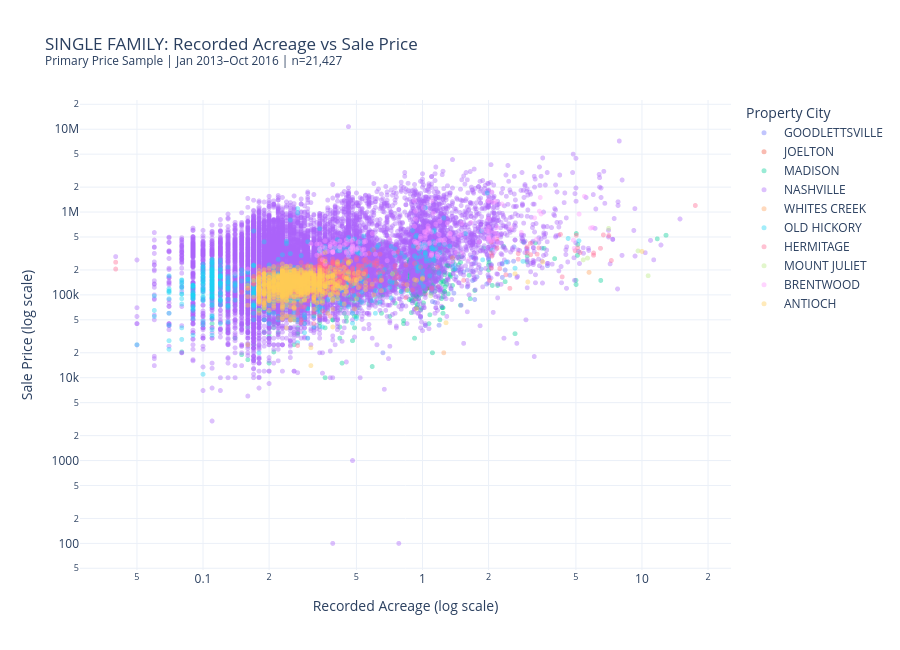

This figure's notebook cell:
### Code cell
import plotly.express as px

sf_acreage = sf_properties.loc[
    sf_properties["Acreage"].gt(0)
    & sf_properties["SalePrice"].gt(0)
].copy()

sf_acreage["City_Display"] = (
    sf_acreage["PropertyCity"].fillna("Unknown").astype(str)
)

sf_acreage["SaleDate_Display"] = (
    sf_acreage["SaleDate"].dt.strftime("%Y-%m-%d")
)

fig = px.scatter(
    sf_acreage,
    x="Acreage",
    y="SalePrice",
    color="City_Display",
    log_x=True,
    log_y=True,
    opacity=0.4,
    render_mode="webgl",
    hover_data={
        "UniqueID": True,
        "SaleDate_Display": True,
        "Acreage": ":.2f",
        "SalePrice": ":,.0f",
        "City_Display": False
    },
    labels={
        "Acreage": "Recorded Acreage (log scale)",
        "SalePrice": "Sale Price (log scale)",
        "City_Display": "Property City",
        "SaleDate_Display": "Sale Date"
    },
    title=(
        "SINGLE FAMILY: Recorded Acreage vs Sale Price"
        "<br><sup>Primary Price Sample | Jan 2013–Oct 2016"
        f" | n={len(sf_acreage):,}</sup>"
    ),
    template="plotly_white",
    height=650
)

fig.update_traces(marker_size=5)
fig.update_layout(legend_title_text="Property City")
fig.show()

print(f"Records plotted: {len(sf_acreage):,}")

### Figure 1 — Plotly figure (JSON) as saved in the notebook; plotly's stock layout.template omitted (floating-point values rounded to 4 significant figures; data arrays with more than 128 entries replaced by an {"elided": "..."} marker saying what was removed)
{"data": [{"customdata": {"elided": "421x3 mixed values"}, "hovertemplate": "Recorded Acreage (log scale)=%{x:.2f}<br>Sale Price (log scale)=%{y:,.0f}<br>UniqueID=%{customdata[0]}<br>Sale Date=%{customdata[1]}<extra></extra>", "legendgroup": "GOODLETTSVILLE", "marker": {"color": "#636efa", "opacity": 0.4, "size": 5, "symbol": "circle"}, "mode": "markers", "name": "GOODLETTSVILLE", "showlegend": true, "type": "scattergl", "x": {"elided": "421 float values"}, "xaxis": "x", "y": {"elided": "421 int values"}, "yaxis": "y"}, {"customdata": [[39426, "2015-10-01", "JOELTON"], [48717, "2016-05-27", "JOELTON"], [53117, "2016-08-08", "JOELTON"], [39427, "2015-10-09", "JOELTON"], [5803, "2013-07-12", "JOELTON"], [6993, "2013-08-20", "JOELTON"], [43071, "2016-01-15", "JOELTON"], [45286, "2016-03-18", "JOELTON"], [3267, "2013-05-10", "JOELTON"], [34753, "2015-07-31", "JOELTON"], [19807, "2014-08-11", "JOELTON"]], "hovertemplate": "Recorded Acreage (log scale)=%{x:.2f}<br>Sale Price (log scale)=%{y:,.0f}<br>UniqueID=%{customdata[0]}<br>Sale Date=%{customdata[1]}<extra></extra>", "legendgroup": "JOELTON", "marker": {"color": "#EF553B", "opacity": 0.4, "size": 5, "symbol": "circle"}, "mode": "markers", "name": "JOELTON", "showlegend": true, "type": "scattergl", "x": [0.93, 1.06, 1.07, 1.07, 1.05, 0.98, 0.98, 0.98, 1.03, 1.03, 1.18], "xaxis": "x", "y": [90000, 160000, 195900, 122431, 119900, 145000, 160000, 169900, 103500, 184000, 125000], "yaxis": "y"}, {"customdata": {"elided": "1011x3 mixed values"}, "hovertemplate": "Recorded Acreage (log scale)=%{x:.2f}<br>Sale Price (log scale)=%{y:,.0f}<br>UniqueID=%{customdata[0]}<br>Sale Date=%{customdata[1]}<extra></extra>", "legendgroup": "MADISON", "marker": {"color": "#00cc96", "opacity": 0.4, "size": 5, "symbol": "circle"}, "mode": "markers", "name": "MADISON", "showlegend": true, "type": "scattergl", "x": {"elided": "1011 float values"}, "xaxis": "x", "y": {"elided": "1011 int values"}, "yaxis": "y"}, {"customdata": {"elided": "17132x3 mixed values"}, "hovertemplate": "Recorded Acreage (log scale)=%{x:.2f}<br>Sale Price (log scale)=%{y:,.0f}<br>UniqueID=%{customdata[0]}<br>Sale Date=%{customdata[1]}<extra></extra>", "legendgroup": "NASHVILLE", "marker": {"color": "#ab63fa", "opacity": 0.4, "size": 5, "symbol": "circle"}, "mode": "markers", "name": "NASHVILLE", "showlegend": true, "type": "scattergl", "x": {"elided": "17132 float values"}, "xaxis": "x", "y": {"elided": "17132 int values"}, "yaxis": "y"}, {"customdata": [[29474, "2015-04-21", "WHITES CREEK"], [21306, "2014-09-26", "WHITES CREEK"], [25024, "2014-12-17", "WHITES CREEK"], [12404, "2014-02-26", "WHITES CREEK"], [9802, "2013-11-19", "WHITES CREEK"], [18375, "2014-07-30", "WHITES CREEK"], [21310, "2014-09-05", "WHITES CREEK"], [53083, "2016-08-12", "WHITES CREEK"], [38038, "2015-09-30", "WHITES CREEK"]], "hovertemplate": "Recorded Acreage (log scale)=%{x:.2f}<br>Sale Price (log scale)=%{y:,.0f}<br>UniqueID=%{customdata[0]}<br>Sale Date=%{customdata[1]}<extra></extra>", "legendgroup": "WHITES CREEK", "marker": {"color": "#FFA15A", "opacity": 0.4, "size": 5, "symbol": "circle"}, "mode": "markers", "name": "WHITES CREEK", "showlegend": true, "type": "scattergl", "x": [0.52, 0.33, 0.36, 0.42, 0.36, 5.74, 1.37, 1.25, 0.25], "xaxis": "x", "y": [197000, 69000, 106000, 119000, 151000, 187000, 279900, 20000, 90000], "yaxis": "y"}, {"customdata": {"elided": "781x3 mixed values"}, "hovertemplate": "Recorded Acreage (log scale)=%{x:.2f}<br>Sale Price (log scale)=%{y:,.0f}<br>UniqueID=%{customdata[0]}<br>Sale Date=%{customdata[1]}<extra></extra>", "legendgroup": "OLD HICKORY", "marker": {"color": "#19d3f3", "opacity": 0.4, "size": 5, "symbol": "circle"}, "mode": "markers", "name": "OLD HICKORY", "showlegend": true, "type": "scattergl", "x": {"elided": "781 float values"}, "xaxis": "x", "y": {"elided": "781 int values"}, "yaxis": "y"}, {"customdata": {"elided": "821x3 mixed values"}, "hovertemplate": "Recorded Acreage (log scale)=%{x:.2f}<br>Sale Price (log scale)=%{y:,.0f}<br>UniqueID=%{customdata[0]}<br>Sale Date=%{customdata[1]}<extra></extra>", "legendgroup": "HERMITAGE", "marker": {"color": "#FF6692", "opacity": 0.4, "size": 5, "symbol": "circle"}, "mode": "markers", "name": "HERMITAGE", "showlegend": true, "type": "scattergl", "x": {"elided": "821 float values"}, "xaxis": "x", "y": {"elided": "821 int values"}, "yaxis": "y"}, {"customdata": [[24179, "2014-11-26", "MOUNT JULIET"], [41029, "2015-11-19", "MOUNT JULIET"], [11114, "2013-12-31", "MOUNT JULIET"], [31711, "2015-05-18", "MOUNT JULIET"], [17327, "2014-06-13", "MOUNT JULIET"], [20274, "2014-08-07", "MOUNT JULIET"]], "hovertemplate": "Recorded Acreage (log scale)=%{x:.2f}<br>Sale Price (log scale)=%{y:,.0f}<br>UniqueID=%{customdata[0]}<br>Sale Date=%{customdata[1]}<extra></extra>", "legendgroup": "MOUNT JULIET", "marker": {"color": "#B6E880", "opacity": 0.4, "size": 5, "symbol": "circle"}, "mode": "markers", "name": "MOUNT JULIET", "showlegend": true, "type": "scattergl", "x": [10.67, 5.4, 1.09, 5.65, 9.6, 7.05], "xaxis": "x", "y": [170300, 265000, 97500, 278000, 340000, 635000], "yaxis": "y"}, {"customdata": {"elided": "156x3 mixed values"}, "hovertemplate": "Recorded Acreage (log scale)=%{x:.2f}<br>Sale Price (log scale)=%{y:,.0f}<br>UniqueID=%{customdata[0]}<br>Sale Date=%{customdata[1]}<extra></extra>", "legendgroup": "BRENTWOOD", "marker": {"color": "#FF97FF", "opacity": 0.4, "size": 5, "symbol": "circle"}, "mode": "markers", "name": "BRENTWOOD", "showlegend": true, "type": "scattergl", "x": {"elided": "156 float values"}, "xaxis": "x", "y": {"elided": "156 int values"}, "yaxis": "y"}, {"customdata": {"elided": "1079x3 mixed values"}, "hovertemplate": "Recorded Acreage (log scale)=%{x:.2f}<br>Sale Price (log scale)=%{y:,.0f}<br>UniqueID=%{customdata[0]}<br>Sale Date=%{customdata[1]}<extra></extra>", "legendgroup": "ANTIOCH", "marker": {"color": "#FECB52", "opacity": 0.4, "size": 5, "symbol": "circle"}, "mode": "markers", "name": "ANTIOCH", "showlegend": true, "type": "scattergl", "x": {"elided": "1079 float values"}, "xaxis": "x", "y": {"elided": "1079 int values"}, "yaxis": "y"}], "layout": {"height": 650, "legend": {"title": {"text": "Property City"}, "tracegroupgap": 0}, "title": {"text": "SINGLE FAMILY: Recorded Acreage vs Sale Price<br><sup>Primary Price Sample | Jan 2013–Oct 2016 | n=21,427</sup>"}, "xaxis": {"anchor": "y", "domain": [0, 1], "title": {"text": "Recorded Acreage (log scale)"}, "type": "log"}, "yaxis": {"anchor": "x", "domain": [0, 1], "title": {"text": "Sale Price (log scale)"}, "type": "log"}}}
